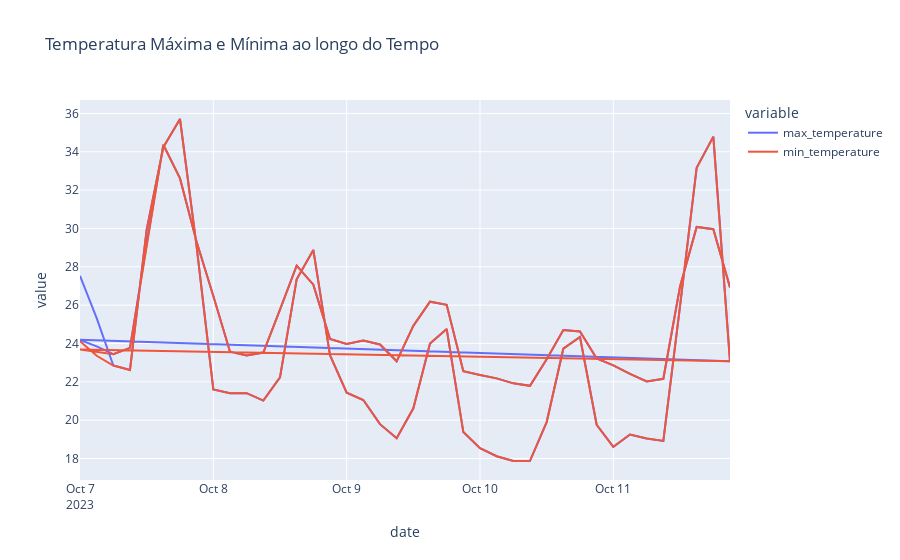

The notebook cell this image was saved under:
### Code cell
fig = px.line(df_weather, x='date', y=['max_temperature', 'min_temperature'], 
              title='Temperatura Máxima e Mínima ao longo do Tempo')
fig.show()
